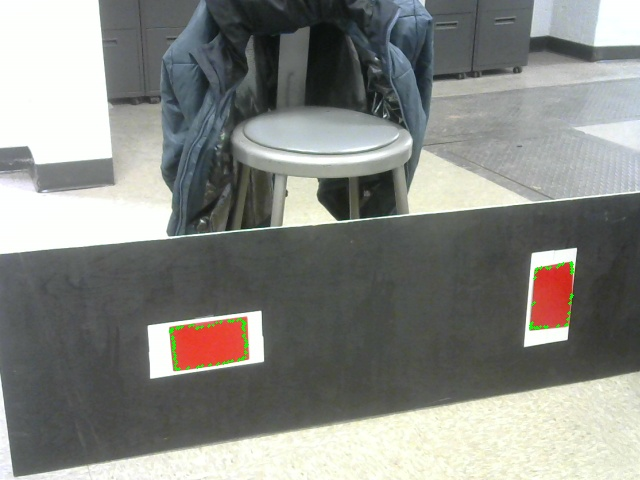
#> input picture IBEx/RobotSoftware/src/Frame.jpg, 640 x 480 px
$ python -i TargetPipeline.py   (imports and definitions only)   (Python 2 division)   (older library calls are emulated)
#> lines starting #> are read from the running program, lines starting #| are printed output that depends on the picture; after the words box and inside, x2 and y2 are one past the last pixel; in counts of white or black regions, pixels touching at a corner belong together
#> further down, picture is the input picture: shape (480, 640, 3); mean B, G, R 131.2, 136, 134.5
import cv2
import numpy
import math
from enum import Enum

class TargetFinder:
    """
    An OpenCV pipeline generated by GRIP.
    """

    def __init__(self):
        """initializes all values to presets or None if need to be set
        """
        #98,255
        #0,83
        #0,255

        self.__rgb_threshold_red = [98, 255]
#        self.__rgb_threshold_red = [112, 194]
#        self.__rgb_threshold_green = [0, 96]
        self.__rgb_threshold_green = [0, 83]
#        self.__rgb_threshold_blue = [0, 255]
        self.__rgb_threshold_blue = [0, 255]

        self.rgb_threshold_output = None

        self.__find_contours_input = self.rgb_threshold_output
        self.__find_contours_external_only = True

        self.find_contours_output = None

        self.__filter_contours_contours = self.find_contours_output
        self.__filter_contours_min_area = 500.0
        self.__filter_contours_min_perimeter = 0
        self.__filter_contours_min_width = 0
        self.__filter_contours_max_width = 500.0
        self.__filter_contours_min_height = 0
        self.__filter_contours_max_height = 1000
        self.__filter_contours_solidity = [90, 100]
        self.__filter_contours_max_vertices = 1000000
        self.__filter_contours_min_vertices = 0
        self.__filter_contours_min_ratio = 0
        self.__filter_contours_max_ratio = 1000

        self.filter_contours_output = None


    def process(self, source0):
        """
        Runs the pipeline and sets all outputs to new values.
        """
        # Step RGB_Threshold0:
        self.__rgb_threshold_input = source0
        (self.rgb_threshold_output) = self.__rgb_threshold(self.__rgb_threshold_input, self.__rgb_threshold_red, self.__rgb_threshold_green, self.__rgb_threshold_blue)

        # Step Find_Contours0:
        self.__find_contours_input = self.rgb_threshold_output
        (self.find_contours_output) = self.__find_contours(self.__find_contours_input, self.__find_contours_external_only)

        # Step Filter_Contours0:
        self.__filter_contours_contours = self.find_contours_output
        (self.filter_contours_output) = self.__filter_contours(source0, self.__filter_contours_contours, self.__filter_contours_min_area, self.__filter_contours_min_perimeter, self.__filter_contours_min_width, self.__filter_contours_max_width, self.__filter_contours_min_height, self.__filter_contours_max_height, self.__filter_contours_solidity, self.__filter_contours_max_vertices, self.__filter_contours_min_vertices, self.__filter_contours_min_ratio, self.__filter_contours_max_ratio)
        return self.filter_contours_output

    @staticmethod
    def __rgb_threshold(input, red, green, blue):
        """Segment an image based on color ranges.
        Args:
            input: A BGR numpy.ndarray.
            red: A list of two numbers the are the min and max red.
            green: A list of two numbers the are the min and max green.
            blue: A list of two numbers the are the min and max blue.
        Returns:
            A black and white numpy.ndarray.
        """
        out = cv2.cvtColor(input, cv2.COLOR_BGR2RGB)
        return cv2.inRange(out, (red[0], green[0], blue[0]),  (red[1], green[1], blue[1]))
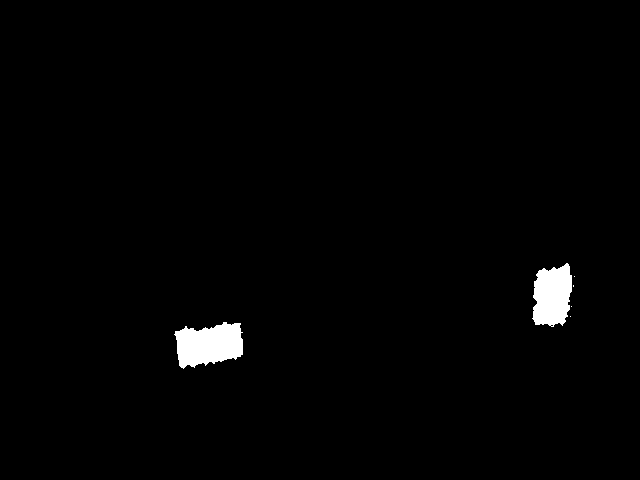
#> returned value: shape (480, 640); 1.4% white; 6 white regions (4 under 20 px)

    @staticmethod
    def __find_contours(input, external_only):
        """Sets the values of pixels in a binary image to their distance to the nearest black pixel.
        Args:
            input: A numpy.ndarray.
            external_only: A boolean. If true only external contours are found.
        Return:
            A list of numpy.ndarray where each one represents a contour.
        """
        if(external_only):
            mode = cv2.RETR_EXTERNAL
        else:
            mode = cv2.RETR_LIST
        method = cv2.CHAIN_APPROX_SIMPLE
        #contours, hierarchy =cv2.findContours(input, mode=mode, method=method)
        im2, contours, hierarchy =cv2.findContours(input, mode=mode, method=method)

	return contours

    @staticmethod
    def __filter_contours(source0, input_contours, min_area, min_perimeter, min_width, max_width,
                        min_height, max_height, solidity, max_vertex_count, min_vertex_count,
                        min_ratio, max_ratio):
        """Filters out contours that do not meet certain criteria.
        Args:
            input_contours: Contours as a list of numpy.ndarray.
            min_area: The minimum area of a contour that will be kept.
            min_perimeter: The minimum perimeter of a contour that will be kept.
            min_width: Minimum width of a contour.
            max_width: MaxWidth maximum width.
            min_height: Minimum height.
            max_height: Maximimum height.
            solidity: The minimum and maximum solidity of a contour.
            min_vertex_count: Minimum vertex Count of the contours.
            max_vertex_count: Maximum vertex Count.
            min_ratio: Minimum ratio of width to height.
            max_ratio: Maximum ratio of width to height.
        Returns:
            Contours as a list of numpy.ndarray.
        """
#> called with min_area = 500, min_perimeter = 0, min_width = 0, max_width = 500, min_height = 0, max_height = 1000, max_vertex_count = 1000000, min_vertex_count = 0
        output = []
        for contour in input_contours:
            x,y,w,h = cv2.boundingRect(contour)
            if (w < min_width or w > max_width):
                continue
            if (h < min_height or h > max_height):
                continue
            area = cv2.contourArea(contour)
            if (area < min_area):
                continue
            if (cv2.arcLength(contour, True) < min_perimeter):
                continue
            hull = cv2.convexHull(contour)
            solid = 100 * area / cv2.contourArea(hull)
            if (solid < solidity[0] or solid > solidity[1]):
                continue
            if (len(contour) < min_vertex_count or len(contour) > max_vertex_count):
                continue
            ratio = (float)(w) / h
            if (ratio < min_ratio or ratio > max_ratio):
                continue
            output.append(contour)
            cv2.drawContours(source0, contour, -1, (0,255,0),2)
            M = cv2.moments(contour)
            cX = int(M["m10"]/M["m00"])
            cY = int(M["m01"]/M["m00"])
            cv2.putText(source0, "Area: "+str(w*h), (cX-80,cY-80), cv2.FONT_HERSHEY_SIMPLEX, 0.5, (255,255,255),2)
#> this loop made 6 passes
#> (x, y, w, h, area, solid) on pass 1: (174, 322, 69, 47, 2240.5, 86.98)
#> (x, y, w, h, area, solid, ratio, cX) on pass 6: (532, 263, 40, 64, 1888.5, 90.12, 0.625, 551)
#> after the loop, output = 1 contour; box (x1, y1, x2, y2) and area: (532, 263, 572, 327) 1888


        return output

>>> import cv2
>>> picture = cv2.imread('Frame.jpg')
>>> result = TargetFinder().process(picture)
#> in process, `(self.filter_contours_output) = self.__filter_contours(source0, self._..`: self.filter_contours_output has the same summary as output in __filter_contours
#> result has the same summary as output in __filter_contours
